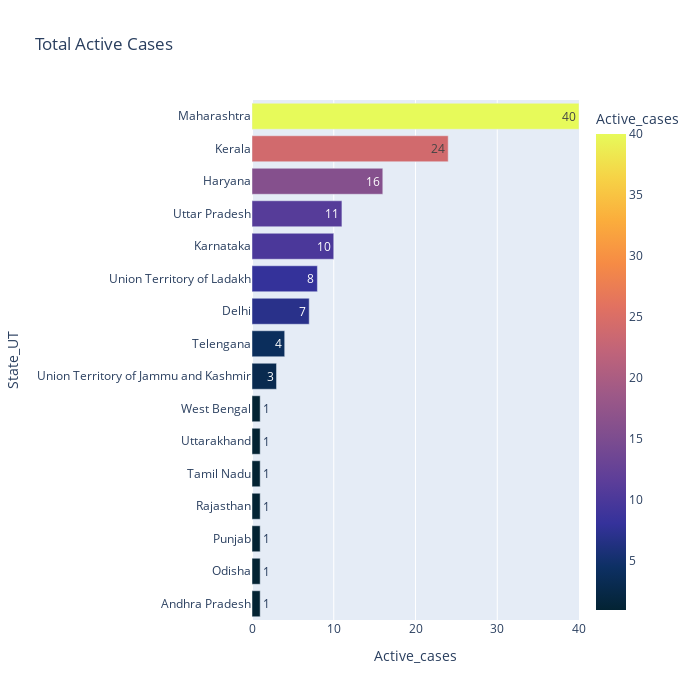

The notebook cell saved with this chart:
### Markdown cell above
## 1.2 State/Union Territories wise number of Covid-19 cases

### Code cell
# Horizontal bar graph with color map based 
fig = px.bar(df.sort_values('Active_cases', ascending=True), 
             x="Active_cases", y="State_UT", title='Total Active Cases', text='Active_cases', orientation='h', 
             width=700, height=700, range_x = [0, max(df['Active_cases'])],color = 'Active_cases',color_continuous_scale=px.colors.sequential.thermal)


fig.show()

### Figure 1 — Plotly figure (JSON) as saved in the notebook; plotly's stock layout.template omitted (floating-point values rounded to 4 significant figures)
{"data": [{"alignmentgroup": "True", "hoverlabel": {"namelength": 0}, "hovertemplate": "Active_cases=%{marker.color}<br>State_UT=%{y}", "legendgroup": "", "marker": {"color": [1, 1, 1, 1, 1, 1, 1, 3, 4, 7, 8, 10, 11, 16, 24, 40], "coloraxis": "coloraxis"}, "name": "", "offsetgroup": "", "orientation": "h", "showlegend": false, "text": [1, 1, 1, 1, 1, 1, 1, 3, 4, 7, 8, 10, 11, 16, 24, 40], "textposition": "auto", "type": "bar", "x": [1, 1, 1, 1, 1, 1, 1, 3, 4, 7, 8, 10, 11, 16, 24, 40], "xaxis": "x", "y": ["Andhra Pradesh", "Odisha", "Punjab", "Rajasthan", "Tamil Nadu", "Uttarakhand", "West Bengal", "Union Territory of Jammu and Kashmir", "Telengana", "Delhi", "Union Territory of Ladakh", "Karnataka", "Uttar Pradesh", "Haryana", "Kerala", "Maharashtra"], "yaxis": "y"}], "layout": {"barmode": "relative", "coloraxis": {"colorbar": {"title": {"text": "Active_cases"}}, "colorscale": [[0, "rgb(3, 35, 51)"], [0.09091, "rgb(13, 48, 100)"], [0.1818, "rgb(53, 50, 155)"], [0.2727, "rgb(93, 62, 153)"], [0.3636, "rgb(126, 77, 143)"], [0.4545, "rgb(158, 89, 135)"], [0.5455, "rgb(193, 100, 121)"], [0.6364, "rgb(225, 113, 97)"], [0.7273, "rgb(246, 139, 69)"], [0.8182, "rgb(251, 173, 60)"], [0.9091, "rgb(246, 211, 70)"], [1, "rgb(231, 250, 90)"]]}, "height": 700, "legend": {"tracegroupgap": 0}, "title": {"text": "Total Active Cases"}, "width": 700, "xaxis": {"anchor": "y", "domain": [0, 1], "range": [0, 40], "title": {"text": "Active_cases"}}, "yaxis": {"anchor": "x", "domain": [0, 1], "title": {"text": "State_UT"}}}}
